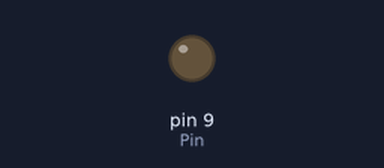
Recording of a sketch running on a simulated Arduino Uno, built with avr-gcc and run on an emulated ATmega328P. Shown: output pins drawn as LEDs (lit = HIGH).

Above: at 0.05 s.
At 0.55 s:
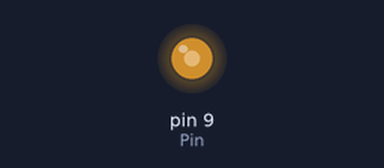
At 1.05 s:
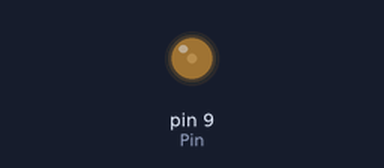
At 2.5 s:
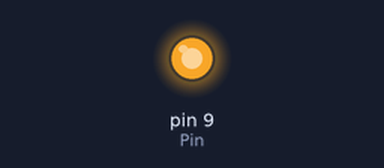
Timing chart, 0 to 5.8 s (numbered marks = the images above):
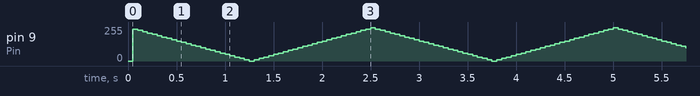

The sketch:

1_task.ino
```cpp
int Pin = 9;
int V = 250;
int Vincreament = 10;

void setup() {
  pinMode(Pin, OUTPUT);
}

void loop() {
  Potentiometer();
  delay(50);
  analogWrite(Pin, V);
}

void Potentiometer() {
  if (V == 250 || V == 0) {
    Vincreament = -Vincreament;
  }
  V += Vincreament;
}
```
